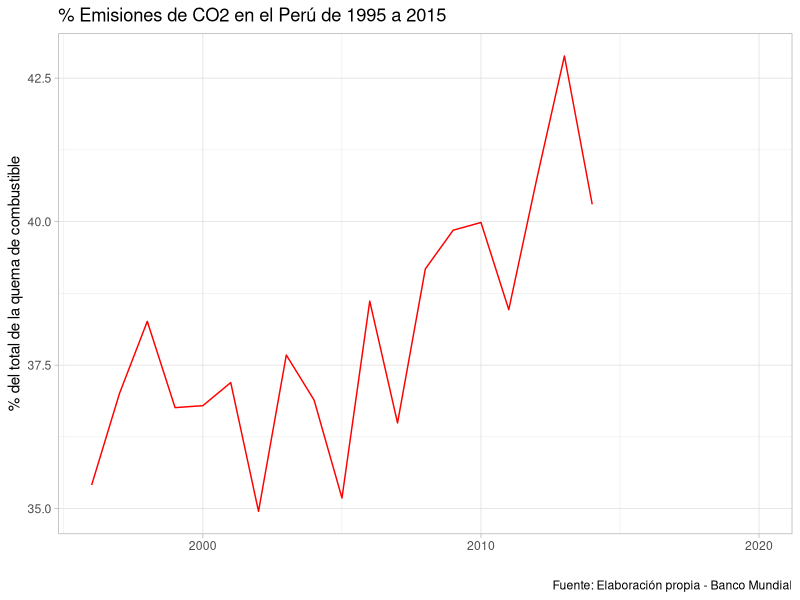
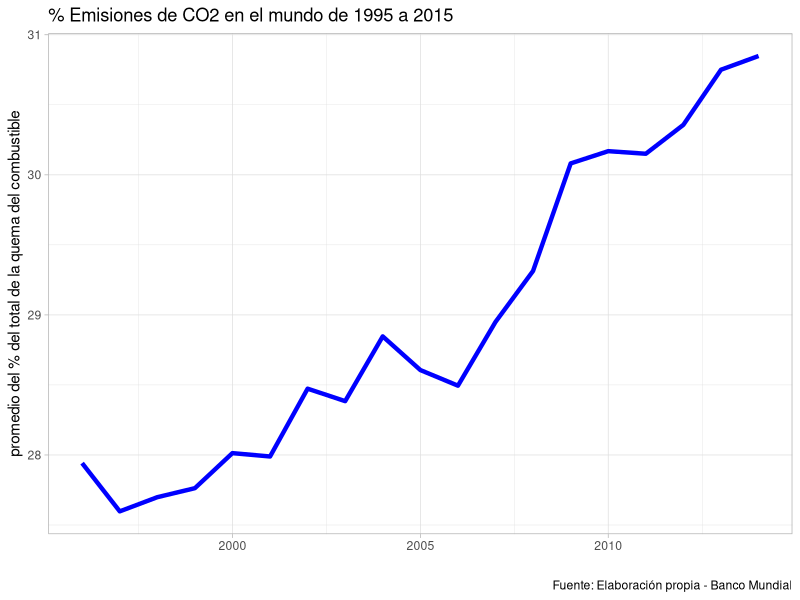
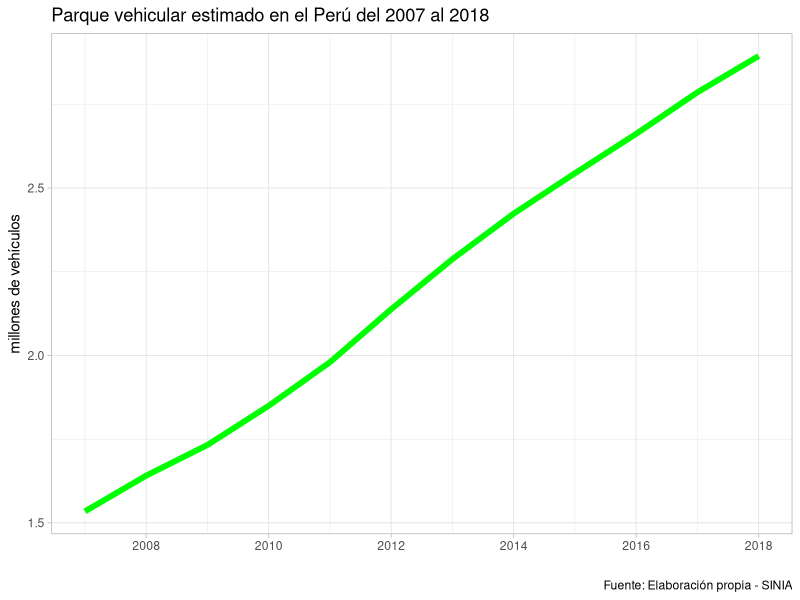
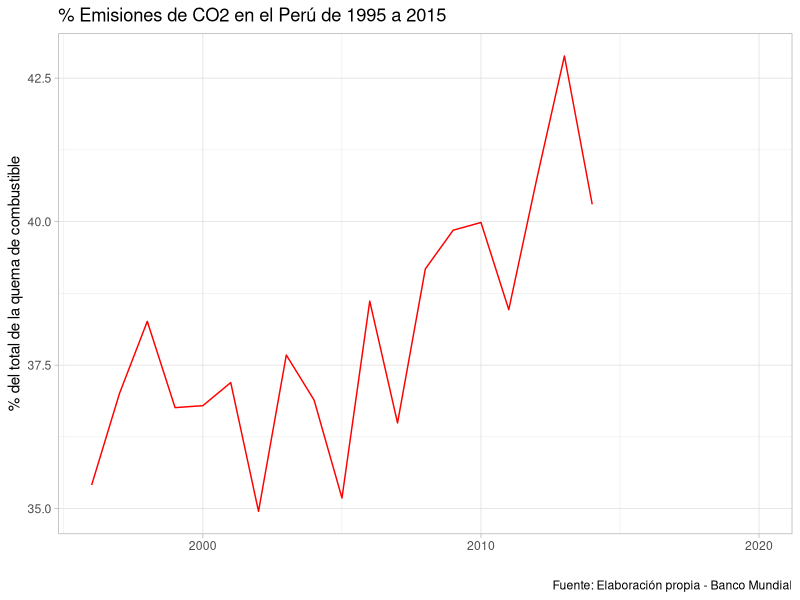
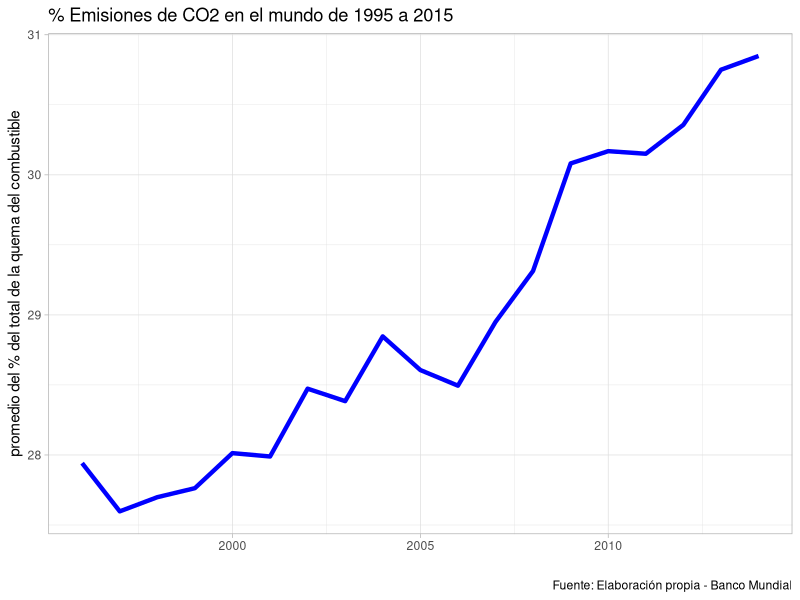
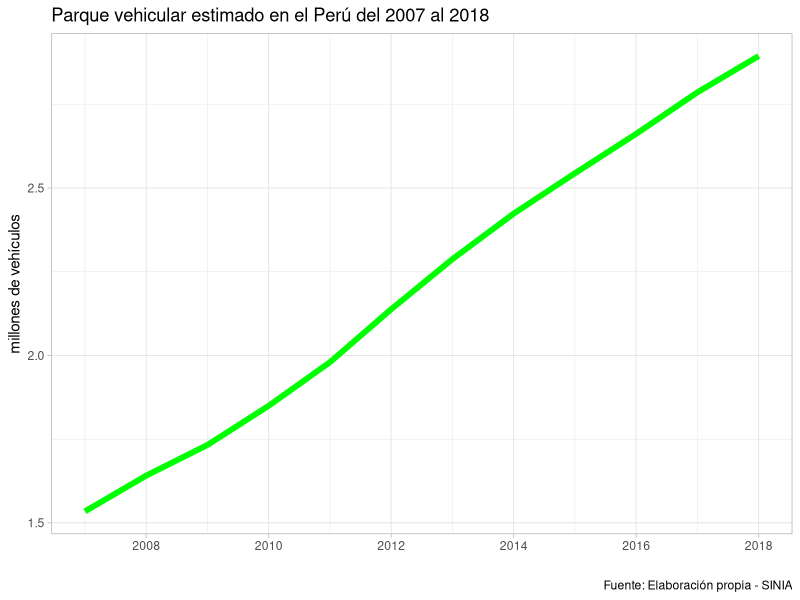

The R script that drew these images, in order:
library(dplyr)
library(tidyr)
library(readr)
library(readxl)
library(ggplot2)
library(lubridate)

co2<-read_xls("co2transport.xls")
co2 %>% select(`Indicator Name`)
formateddata<-co2 %>% select(!c("Country Code","Indicator Code")) %>%
  pivot_longer(!c( `Country Name`,`Indicator Name`),names_to = c("fecha"),values_to = "valor")

# formateddata<-formateddata %>% pivot_wider(names_from = `Indicator Name`,values_from = valor)
# looking the data values
unique(formateddata$`Country Name`)
unique(formateddata$fecha)
unique(formateddata$`Indicator Name`)
# formatting dates
formateddata$fecha<-ymd(formateddata$fecha, truncated = 2L)

formateddata %>% filter(fecha>"1995-01-01") %>% filter(`Country Name`=="Perú")%>%  ggplot(aes(x=fecha,y=valor))+geom_line(color="red")+
  labs(x="",y="% del total de la quema de combustible",
       title="% Emisiones de CO2 en el Perú de 1995 a 2015",caption = "Fuente: Elaboración propia - Banco Mundial")+
  theme_light()
ggsave("co2transportemissionperu.jpg",dpi = 300)



na.omit(formateddata) %>% filter(fecha>"1995-01-01") %>% group_by(fecha) %>%
  summarise(soles=mean(valor)) %>% ggplot(aes(x=fecha,y=soles))+geom_line(color="blue",size=1.5)+
  labs(x="",y="promedio del % del total de la quema del combustible",
       title = "% Emisiones de CO2 en el mundo de 1995 a 2015",caption = "Fuente: Elaboración propia - Banco Mundial")+
  theme_light()

ggsave("co2transportemissionworld.jpg",dpi = 300)

# parque vehicular estimado
cars<-read_xlsx("vehicularpark.xlsx")
cars$numero<-as.numeric(cars$numero)
cars$Periodo<-ymd(cars$Periodo, truncated = 2L)

cars %>% ggplot(aes(x=Periodo,y=numero/1000000))+geom_line(color="green",size=2)+
  labs(x="",y="millones de vehículos",
       title = "Parque vehicular estimado en el Perú del 2007 al 2018",caption = "Fuente: Elaboración propia - SINIA")+theme_light()

ggsave("vehicularnumberperu.jpg",dpi = 300)
